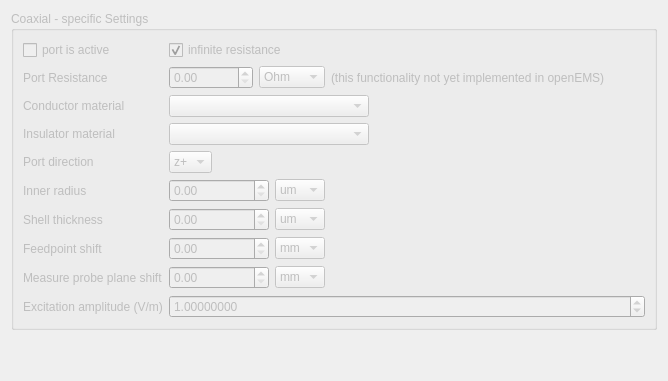
               <widget class="QWidget" name="Coaxial">
                <attribute name="title">
                 <string>Coaxial</string>
                </attribute>
                <layout class="QVBoxLayout" name="verticalLayout_29">
                 <item>
                  <widget class="QGroupBox" name="coaxialPortSettingsGroup">
                   <property name="enabled">
                    <bool>false</bool>
                   </property>
                   <property name="title">
                    <string>Coaxial - specific Settings</string>
                   </property>
                   <layout class="QGridLayout" name="gridLayout_18">
                    <item row="7" column="0">
                     <widget class="QLabel" name="label_75">
                      <property name="text">
                       <string>Feedpoint shift</string>
                      </property>
                     </widget>
                    </item>
                    <item row="2" column="0">
                     <widget class="QLabel" name="label_72">
                      <property name="text">
                       <string>Conductor material</string>
                      </property>
                     </widget>
                    </item>
                    <item row="6" column="0">
                     <widget class="QLabel" name="label_73">
                      <property name="text">
                       <string>Shell thickness</string>
                      </property>
                     </widget>
                    </item>
                    <item row="0" column="0">
                     <widget class="QCheckBox" name="coaxialPortActive">
                      <property name="text">
                       <string>port is active</string>
                      </property>
                     </widget>
                    </item>
                    <item row="3" column="0">
                     <widget class="QLabel" name="label_71">
                      <property name="text">
                       <string>Insulator material</string>
                      </property>
                     </widget>
                    </item>
                    <item row="1" column="2">
                     <layout class="QHBoxLayout" name="horizontalLayout_41">
                      <property name="leftMargin">
                       <number>0</number>
                      </property>
                      <property name="topMargin">
                       <number>0</number>
                      </property>
                      <property name="rightMargin">
                       <number>0</number>
                      </property>
                      <property name="bottomMargin">
                       <number>0</number>
                      </property>
                      <item>
                       <widget class="QDoubleSpinBox" name="coaxialPortResistanceValue">
                        <property name="enabled">
                         <bool>false</bool>
                        </property>
                        <property name="maximum">
                         <double>10000000000.000000000000000</double>
                        </property>
                       </widget>
                      </item>
                      <item>
                       <widget class="QComboBox" name="coaxialPortResistanceUnits">
                        <property name="enabled">
                         <bool>false</bool>
                        </property>
                        <property name="currentText">
                         <string>Ohm</string>
                        </property>
                        <item>
                         <property name="text">
                          <string>Ohm</string>
                         </property>
                        </item>
                        <item>
                         <property name="text">
                          <string>uOhm</string>
                         </property>
                        </item>
                        <item>
                         <property name="text">
                          <string>mOhm</string>
                         </property>
                        </item>
                        <item>
                         <property name="text">
                          <string>kOhm</string>
                         </property>
                        </item>
                        <item>
                         <property name="text">
                          <string>MOhm</string>
                         </property>
                        </item>
                        <item>
                         <property name="text">
                          <string>GOhm</string>
                         </property>
                        </item>
                       </widget>
                      </item>
                      <item>
                       <widget class="QLabel" name="label_84">
                        <property name="text">
                         <string>(this functionality not yet implemented in openEMS)</string>
                        </property>
                       </widget>
                      </item>
                      <item>
                       <spacer name="horizontalSpacer_31">
                        <property name="orientation">
                         <enum>Qt::Horizontal</enum>
                        </property>
                        <property name="sizeHint" stdset="0">
                         <size>
                          <width>40</width>
                          <height>20</height>
                         </size>
                        </property>
                       </spacer>
                      </item>
                     </layout>
                    </item>
                    <item row="2" column="2">
                     <layout class="QHBoxLayout" name="horizontalLayout_50">
                      <item>
                       <widget class="QComboBox" name="coaxialPortConductorMaterialComboBox">
                        <property name="minimumSize">
                         <size>
                          <width>200</width>
                          <height>0</height>
                         </size>
                        </property>
                       </widget>
                      </item>
                      <item>
                       <spacer name="horizontalSpacer_42">
                        <property name="orientation">
                         <enum>Qt::Horizontal</enum>
                        </property>
                        <property name="sizeType">
                         <enum>QSizePolicy::Expanding</enum>
                        </property>
                        <property name="sizeHint" stdset="0">
                         <size>
                          <width>40</width>
                          <height>20</height>
                         </size>
                        </property>
                       </spacer>
                      </item>
                     </layout>
                    </item>
                    <item row="7" column="2">
                     <layout class="QHBoxLayout" name="horizontalLayout_32">
                      <item>
                       <widget class="QDoubleSpinBox" name="coaxialPortFeedpointShiftValue">
                        <property name="minimumSize">
                         <size>
                          <width>100</width>
                          <height>0</height>
                         </size>
                        </property>
                        <property name="maximum">
                         <double>1000000.000000000000000</double>
                        </property>
                       </widget>
                      </item>
                      <item>
                       <widget class="QComboBox" name="coaxialPortFeedpointShiftUnits">
                        <property name="currentIndex">
                         <number>2</number>
                        </property>
                        <item>
                         <property name="text">
                          <string>m</string>
                         </property>
                        </item>
                        <item>
                         <property name="text">
                          <string>cm</string>
                         </property>
                        </item>
                        <item>
                         <property name="text">
                          <string>mm</string>
                         </property>
                        </item>
                        <item>
                         <property name="text">
                          <string>um</string>
                         </property>
                        </item>
                        <item>
                         <property name="text">
                          <string>nm</string>
                         </property>
                        </item>
                        <item>
                         <property name="text">
                          <string>pm</string>
                         </property>
                        </item>
                       </widget>
                      </item>
                      <item>
                       <spacer name="horizontalSpacer_26">
                        <property name="orientation">
                         <enum>Qt::Horizontal</enum>
                        </property>
                        <property name="sizeHint" stdset="0">
                         <size>
                          <width>40</width>
                          <height>20</height>
                         </size>
                        </property>
                       </spacer>
                      </item>
                     </layout>
                    </item>
                    <item row="9" column="2">
                     <widget class="QDoubleSpinBox" name="coaxialPortExcitationAmplitude">
                      <property name="decimals">
                       <number>8</number>
                      </property>
                      <property name="minimum">
                       <double>-1000000.000000000000000</double>
                      </property>
                      <property name="maximum">
                       <double>1000000.000000000000000</double>
                      </property>
                      <property name="singleStep">
                       <double>0.100000000000000</double>
                      </property>
                      <property name="value">
                       <double>1.000000000000000</double>
                      </property>
                     </widget>
                    </item>
                    <item row="5" column="0">
                     <widget class="QLabel" name="label_74">
                      <property name="text">
                       <string>Inner radius</string>
                      </property>
                     </widget>
                    </item>
                    <item row="3" column="2">
                     <layout class="QHBoxLayout" name="horizontalLayout_49">
                      <item>
                       <widget class="QComboBox" name="coaxialPortMaterialComboBox">
                        <property name="minimumSize">
                         <size>
                          <width>200</width>
                          <height>0</height>
                         </size>
                        </property>
                       </widget>
                      </item>
                      <item>
                       <spacer name="horizontalSpacer_41">
                        <property name="orientation">
                         <enum>Qt::Horizontal</enum>
                        </property>
                        <property name="sizeType">
                         <enum>QSizePolicy::Expanding</enum>
                        </property>
                        <property name="sizeHint" stdset="0">
                         <size>
                          <width>40</width>
                          <height>20</height>
                         </size>
                        </property>
                       </spacer>
                      </item>
                     </layout>
                    </item>
                    <item row="8" column="0">
                     <widget class="QLabel" name="label_76">
                      <property name="text">
                       <string>Measure probe plane shift</string>
                      </property>
                     </widget>
                    </item>
                    <item row="4" column="2">
                     <layout class="QHBoxLayout" name="horizontalLayout_42">
                      <item>
                       <widget class="QComboBox" name="coaxialPortDirection">
                        <property name="currentText">
                         <string>z+</string>
                        </property>
                        <item>
                         <property name="text">
                          <string>z+</string>
                         </property>
                        </item>
                        <item>
                         <property name="text">
                          <string>z-</string>
                         </property>
                        </item>
                        <item>
                         <property name="text">
                          <string>x+</string>
                         </property>
                        </item>
                        <item>
                         <property name="text">
                          <string>x-</string>
                         </property>
                        </item>
                        <item>
                         <property name="text">
                          <string>y+</string>
                         </property>
                        </item>
                        <item>
                         <property name="text">
                          <string>y-</string>
                         </property>
                        </item>
                       </widget>
                      </item>
                      <item>
                       <spacer name="horizontalSpacer_34">
                        <property name="orientation">
                         <enum>Qt::Horizontal</enum>
                        </property>
                        <property name="sizeHint" stdset="0">
                         <size>
                          <width>40</width>
                          <height>20</height>
                         </size>
                        </property>
                       </spacer>
                      </item>
                     </layout>
                    </item>
                    <item row="8" column="2">
                     <layout class="QHBoxLayout" name="horizontalLayout_33">
                      <item>
                       <widget class="QDoubleSpinBox" name="coaxialPortMeasureShiftValue">
                        <property name="minimumSize">
                         <size>
                          <width>100</width>
                          <height>0</height>
                         </size>
                        </property>
                        <property name="maximum">
                         <double>1000000.000000000000000</double>
                        </property>
                       </widget>
                      </item>
                      <item>
                       <widget class="QComboBox" name="coaxialPortMeasureShiftUnits">
                        <property name="currentIndex">
                         <number>2</number>
                        </property>
                        <item>
                         <property name="text">
                          <string>m</string>
                         </property>
                        </item>
                        <item>
                         <property name="text">
                          <string>cm</string>
                         </property>
                        </item>
                        <item>
                         <property name="text">
                          <string>mm</string>
                         </property>
                        </item>
                        <item>
                         <property name="text">
                          <string>um</string>
                         </property>
                        </item>
                        <item>
                         <property name="text">
                          <string>nm</string>
                         </property>
                        </item>
                        <item>
                         <property name="text">
                          <string>pm</string>
                         </property>
                        </item>
                       </widget>
                      </item>
                      <item>
                       <spacer name="horizontalSpacer_27">
                        <property name="orientation">
                         <enum>Qt::Horizontal</enum>
                        </property>
                        <property name="sizeHint" stdset="0">
                         <size>
                          <width>40</width>
                          <height>20</height>
                         </size>
                        </property>
                       </spacer>
                      </item>
                     </layout>
                    </item>
                    <item row="6" column="2">
                     <layout class="QHBoxLayout" name="horizontalLayout_30">
                      <item>
                       <widget class="QDoubleSpinBox" name="coaxialPortShellThicknessValue">
                        <property name="minimumSize">
                         <size>
                          <width>100</width>
                          <height>0</height>
                         </size>
                        </property>
                        <property name="maximum">
                         <double>1000000.000000000000000</double>
                        </property>
                       </widget>
                      </item>
                      <item>
                       <widget class="QComboBox" name="coaxialPortShellThicknessUnits">
                        <property name="currentIndex">
                         <number>3</number>
                        </property>
                        <item>
                         <property name="text">
                          <string>m</string>
                         </property>
                        </item>
                        <item>
                         <property name="text">
                          <string>cm</string>
                         </property>
                        </item>
                        <item>
                         <property name="text">
                          <string>mm</string>
                         </property>
                        </item>
                        <item>
                         <property name="text">
                          <string>um</string>
                         </property>
                        </item>
                        <item>
                         <property name="text">
                          <string>nm</string>
                         </property>
                        </item>
                        <item>
                         <property name="text">
                          <string>pm</string>
                         </property>
                        </item>
                       </widget>
                      </item>
                      <item>
                       <spacer name="horizontalSpacer_24">
                        <property name="orientation">
                         <enum>Qt::Horizontal</enum>
                        </property>
                        <property name="sizeHint" stdset="0">
                         <size>
                          <width>40</width>
                          <height>20</height>
                         </size>
                        </property>
                       </spacer>
                      </item>
                     </layout>
                    </item>
                    <item row="4" column="0">
                     <widget class="QLabel" name="label_87">
                      <property name="text">
                       <string>Port direction</string>
                      </property>
                     </widget>
                    </item>
                    <item row="1" column="0">
                     <widget class="QLabel" name="label_86">
                      <property name="text">
                       <string>Port Resistance</string>
                      </property>
                     </widget>
                    </item>
                    <item row="5" column="2">
                     <layout class="QHBoxLayout" name="horizontalLayout_31">
                      <item>
                       <widget class="QDoubleSpinBox" name="coaxialPortInnerRadiusValue">
                        <property name="minimumSize">
                         <size>
                          <width>100</width>
                          <height>0</height>
                         </size>
                        </property>
                        <property name="maximum">
                         <double>1000000.000000000000000</double>
                        </property>
                       </widget>
                      </item>
                      <item>
                       <widget class="QComboBox" name="coaxialPortInnerRadiusUnits">
                        <property name="currentIndex">
                         <number>3</number>
                        </property>
                        <item>
                         <property name="text">
                          <string>m</string>
                         </property>
                        </item>
                        <item>
                         <property name="text">
                          <string>cm</string>
                         </property>
                        </item>
                        <item>
                         <property name="text">
                          <string>mm</string>
                         </property>
                        </item>
                        <item>
                         <property name="text">
                          <string>um</string>
                         </property>
                        </item>
                        <item>
                         <property name="text">
                          <string>nm</string>
                         </property>
                        </item>
                        <item>
                         <property name="text">
                          <string>pm</string>
                         </property>
                        </item>
                       </widget>
                      </item>
                      <item>
                       <spacer name="horizontalSpacer_25">
                        <property name="orientation">
                         <enum>Qt::Horizontal</enum>
                        </property>
                        <property name="sizeHint" stdset="0">
                         <size>
                          <width>40</width>
                          <height>20</height>
                         </size>
                        </property>
                       </spacer>
                      </item>
                     </layout>
                    </item>
                    <item row="9" column="0">
                     <widget class="QLabel" name="label_80">
                      <property name="text">
                       <string>Excitation amplitude (V/m)</string>
                      </property>
                     </widget>
                    </item>
                    <item row="0" column="2">
                     <widget class="QCheckBox" name="coaxialPortInfinitResistance">
                      <property name="enabled">
                       <bool>false</bool>
                      </property>
                      <property name="text">
                       <string>infinite resistance</string>
                      </property>
                      <property name="checked">
                       <bool>true</bool>
                      </property>
                     </widget>
                    </item>
                   </layout>
                  </widget>
                 </item>
                 <item>
                  <spacer name="verticalSpacer_17">
                   <property name="orientation">
                    <enum>Qt::Vertical</enum>
                   </property>
                   <property name="sizeHint" stdset="0">
                    <size>
                     <width>20</width>
                     <height>40</height>
                    </size>
                   </property>
                  </spacer>
                 </item>
                </layout>
               </widget>
